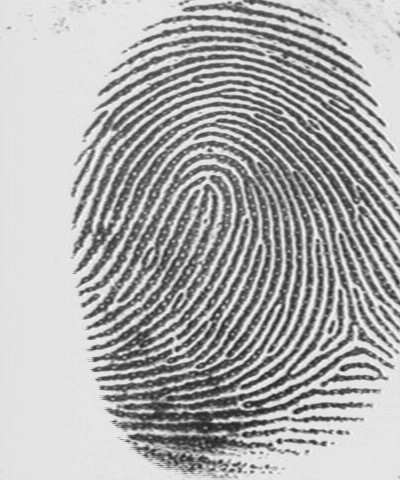
%> input picture 10Fingerprint.tif, 400 x 480 px
$ octave lab10p2.m   (GNU Octave 9; MATLAB toolbox functions it lacks are replaced by stand-ins)
%> lines starting %> are read from the running program, lines starting %| are printed output that depends on the picture; in (x1, y1, x2, y2) boxes, pixels count from 0 and x2, y2 are one past the last pixel; in counts of white or black regions, pixels touching at a corner belong together; the program's own positions count from 1

I = imread('10Fingerprint.tif');
%> I is the input picture: size 480x400 uint8; min 27, max 251, mean 173.6
bw=imbinarize(I);
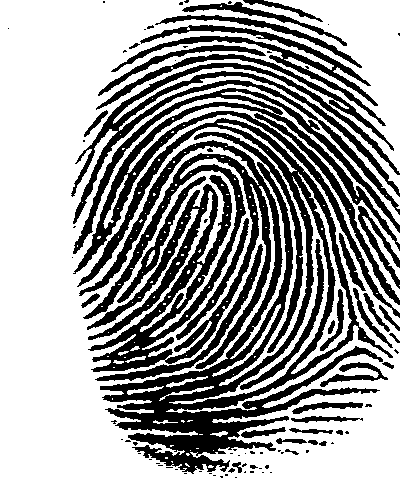
%> bw: size 480x400 logical; 61.9% white; 94 black regions (55 under 20 px), largest, box (x1, y1, x2, y2) and area: (77, 118, 393, 474) 38684, (73, 88, 400, 318) 8804, (71, 63, 400, 224) 6410
subplot(121); imshow(I);
bw2 = ~bw;
J = imclose( bw2, strel('disk',1,8));
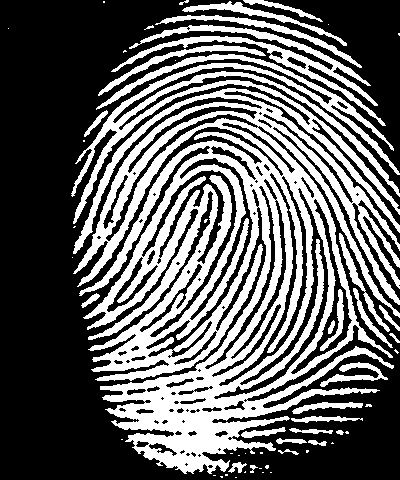
%> J: size 480x400 logical; 38.8% white; 56 white regions (29 under 20 px), largest, box (x1, y1, x2, y2) and area: (71, 54, 400, 474) 64046, (111, 25, 386, 126) 3492, (155, 15, 362, 68) 1071
K = imopen( J, strel('disk',1,8));
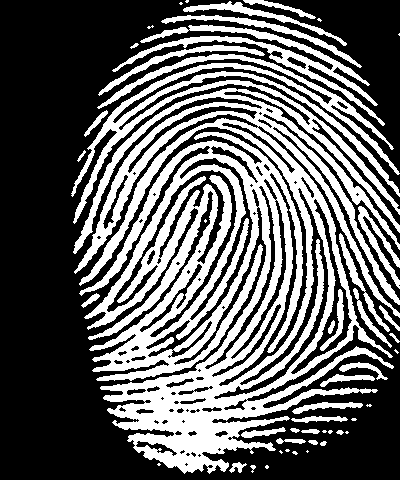
%> K: size 480x400 logical; 38.6% white; 48 white regions (18 under 20 px), largest, box (x1, y1, x2, y2) and area: (71, 54, 400, 474) 62981, (112, 25, 385, 126) 3445, (161, 15, 362, 68) 1059
K = ~K;
L = bwareaopen(K, 6);
%> L: size 480x400 logical; 61.4% white; 48 black regions (18 under 20 px), largest, box (x1, y1, x2, y2) and area: (71, 54, 400, 474) 63066, (112, 25, 385, 126) 3445, (161, 15, 362, 68) 1059
L =~L;
N = bwmorph(L,'thin',1);
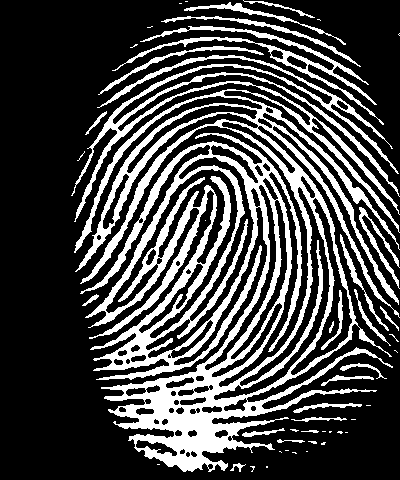
%> N: size 480x400 logical; 27.7% white; 48 white regions (26 under 20 px), largest, box (x1, y1, x2, y2) and area: (71, 55, 400, 472) 46284, (112, 26, 384, 125) 2227, (161, 16, 361, 67) 659
subplot(122); imshow(N);

$ run again, with 09rice.png saved as 10Fingerprint.tif
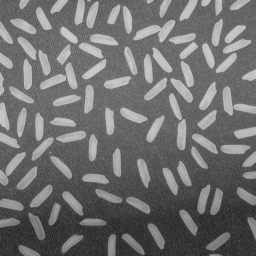
%> input picture 09rice.png, 256 x 256 px
%> I is the input picture: size 256x256 uint8; min 40, max 204, mean 111.2
%> `bw=imbinarize(I);`:
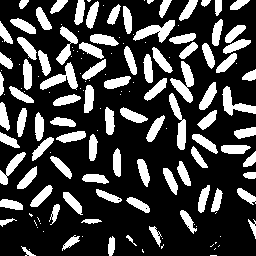
%> bw: size 256x256 logical; 25.8% white; 151 white regions (62 under 20 px), largest, box (x1, y1, x2, y2) and area: (170, 61, 194, 103) 448, (133, 20, 175, 43) 429, (40, 62, 78, 90) 423
%> J: size 256x256 logical; 74.6% white; 98 black regions (6 under 20 px), largest, box (x1, y1, x2, y2) and area: (133, 20, 175, 43) 426, (40, 63, 78, 90) 417, (222, 86, 256, 116) 389
%> `N = bwmorph(L,'thin',1);`:
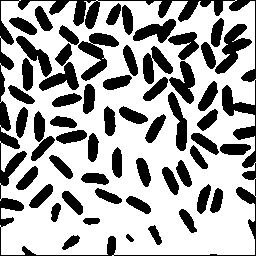
%> N: size 256x256 logical; 66.3% white; 58 black regions, largest, box (x1, y1, x2, y2) and area: (0, 0, 256, 256) 5381, (78, 33, 119, 81) 826, (215, 24, 252, 74) 755
